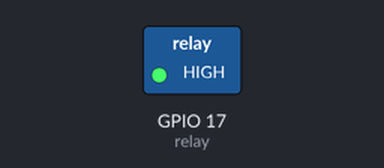
The program below on a simulated Raspberry Pi (BCM pin numbers). Parts: switched loads named in the program (green lamp = pin HIGH). Dashed ring = blinking. What the program prints to the terminal is not drawn.

Above: at 0.5 s.
Timing chart, 0 to 4.6 s (numbered marks = the images above):
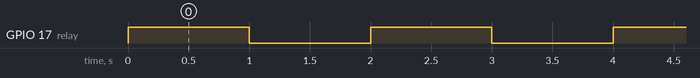

The program:

1.3.2_Relay_zero.py
```python
#!/usr/bin/env python3
from gpiozero import OutputDevice  # Import the class for controlling GPIO pins
from time import sleep  # Import the sleep function for delay

# Initialize the relay connected to GPIO pin 17
relay = OutputDevice(17)

try:
    # Loop to continuously toggle the relay's state every second
    while True:
        print('Relay open...')  # Inform that the relay is being activated
        relay.on()  # Turn on the relay (assuming active low configuration)
        sleep(1)   # Maintain the relay in the on state for 1 second

        print('...Relay close')  # Inform that the relay is being deactivated
        relay.off()  # Turn off the relay
        sleep(1)   # Maintain the relay in the off state for 1 second

except KeyboardInterrupt:
    # Handle a keyboard interrupt (Ctrl+C) to exit the loop
    relay.off()  # Ensure the relay is turned off before exiting
    pass
```

Measured:
- by itself, GPIO 17 (relay): alternates HIGH for 1.0 s and LOW for 1.0 s
